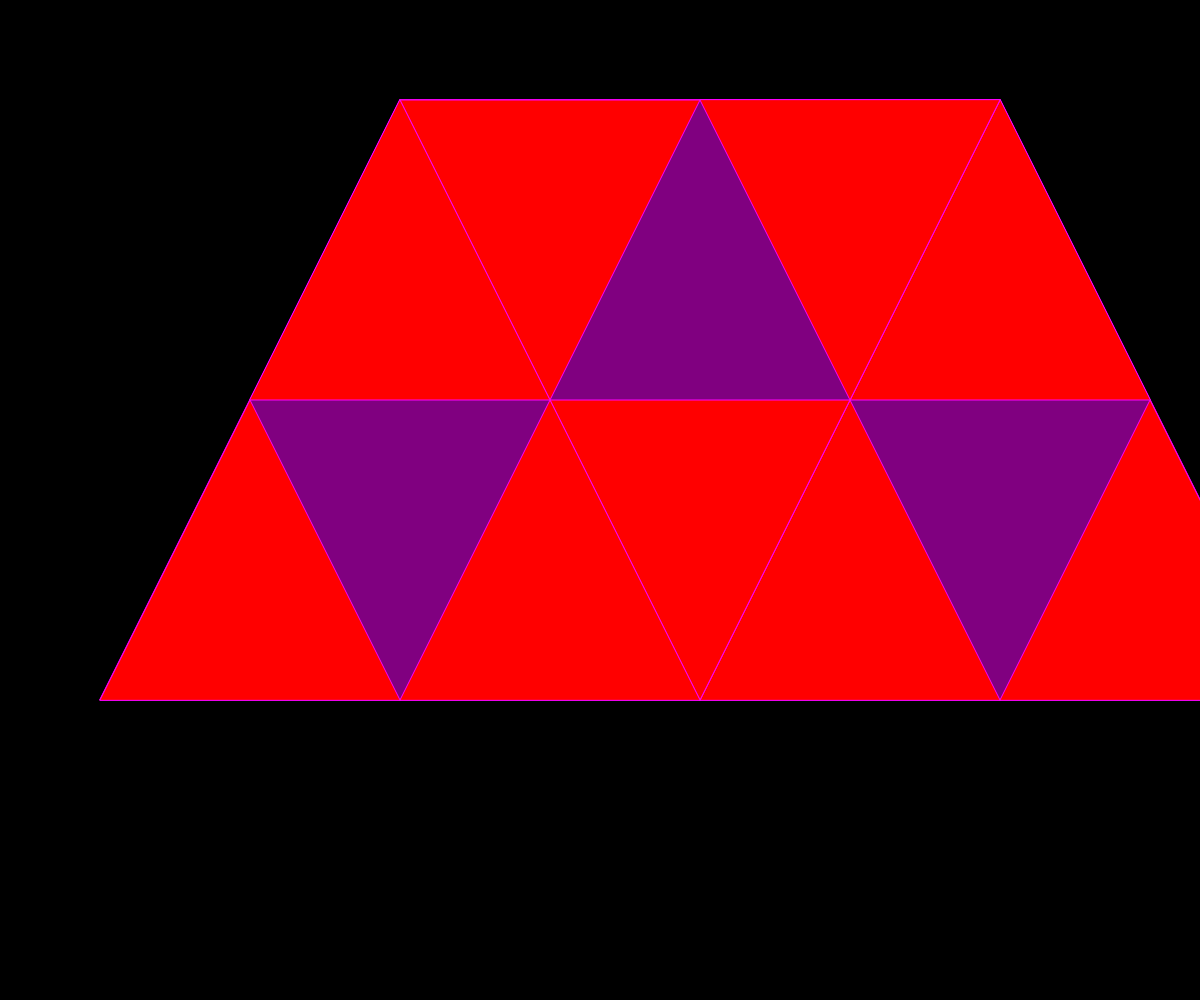
Frame 1 (no input)
Frame 60 (no input): identical to frame 1, image omitted
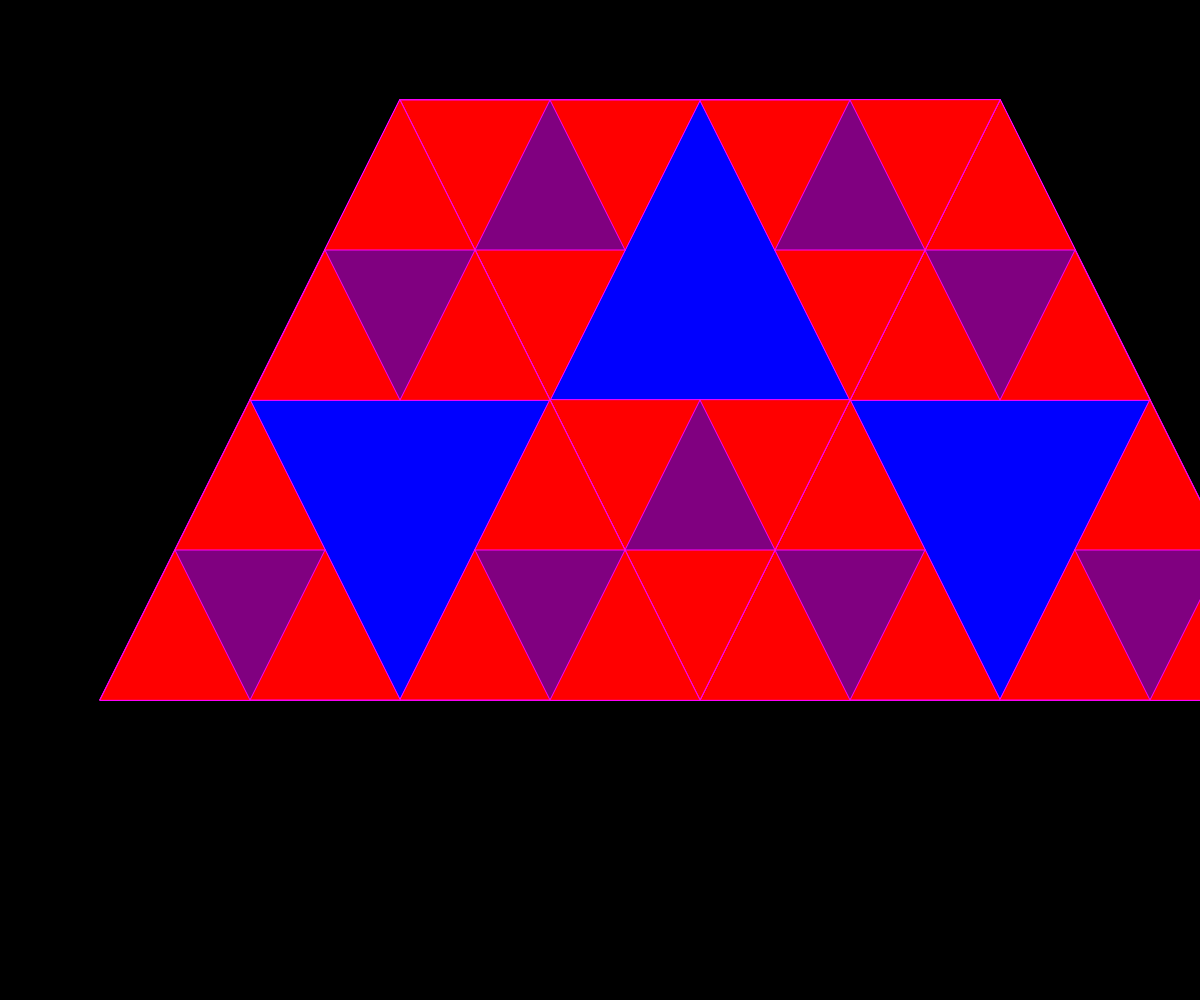
Frame 120 (the mouse pressed at the canvas centre since frame 60)

The p5.js sketch that drew these frames (run headless with seeded random() and noise() and a simulated clock; from frame 60 on, the mouse is pressed at the canvas centre):

// p5.js sketch
// ── sketch.js
/* eslint-disable indent */
// Sierpinksi Triangle Demo


let triangleVertices1 = [
  { x: 1000, y: 100 },
  { x: 700, y: 700 },
  { x: 400, y: 100 },
];

let triangleVertices = [
  { x: 1000, y: 100 },
  { x: 700, y: 700 },
  { x: 1300, y: 700 },
];
let triangleVertices2 = [
  { x: 400, y: 100 },
  { x: 700, y: 700 },
  { x: 100, y: 700 },
];


let counter = 1;
let counter2 = 1;
let theColors = ["red","purple","blue", "black","pink", "violet","white", "yellow"];


function mousePressed(){
  if(counter < 6 ){
    counter++;
    counter2++;
  }
}
function setup() {
  createCanvas(windowWidth, windowHeight);
}

function draw() {
  background(0);
  sierpinksi(triangleVertices, counter);
  sierpinksi(triangleVertices1, counter2);
  sierpinksi(triangleVertices2, counter2);
}


function sierpinksi(points, degree) {
  stroke(255,0,255);
  fill(theColors[degree]);
  triangle(points[0].x, points[0].y, points[1].x, points[1].y, points[2].x, points[2].y);
  if (degree > 0) {
    sierpinksi([points[0],
    getMidpoint(points[0], points[1]),
    getMidpoint(points[0], points[2])],
      degree - 1);

    sierpinksi([points[1],
    getMidpoint(points[0], points[1]),
    getMidpoint(points[1], points[2])],
      degree - 1);

    sierpinksi([points[2],
    getMidpoint(points[0], points[2]),
    getMidpoint(points[1], points[2])],
      degree - 1);

  }

}


function getMidpoint(point1, point2) {
  let xDiff = point1.x + point2.x;
  let yDiff = point1.y + point2.y;
  let midpoint = { x: xDiff / 2, y: yDiff / 2 };
  return midpoint;
}
